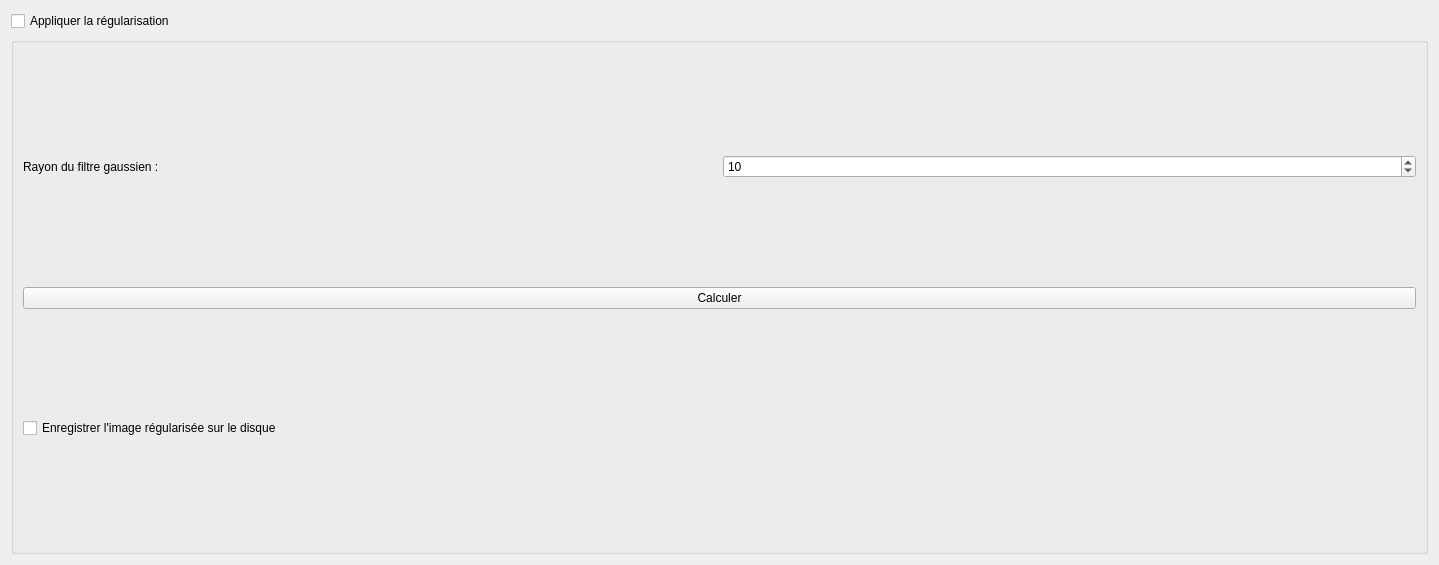
<?xml version="1.0" encoding="UTF-8"?>
<ui version="4.0">
 <class>RegularizationForm</class>
 <widget class="QWidget" name="RegularizationForm">
  <property name="geometry">
   <rect>
    <x>0</x>
    <y>0</y>
    <width>1439</width>
    <height>565</height>
   </rect>
  </property>
  <property name="windowTitle">
   <string>Form</string>
  </property>
  <layout class="QGridLayout" name="gridLayout_2">
   <item row="0" column="0">
    <widget class="QCheckBox" name="checkBox_2">
     <property name="text">
      <string>Appliquer la régularisation</string>
     </property>
    </widget>
   </item>
   <item row="1" column="0">
    <widget class="QGroupBox" name="groupBox">
     <layout class="QGridLayout" name="gridLayout">
      <item row="1" column="0">
       <layout class="QHBoxLayout" name="horizontalLayout_2">
        <item>
         <widget class="QLabel" name="label_3">
          <property name="text">
           <string>Rayon du filtre gaussien :</string>
          </property>
         </widget>
        </item>
        <item>
         <widget class="QSpinBox" name="spinBox">
          <property name="value">
           <number>10</number>
          </property>
         </widget>
        </item>
       </layout>
      </item>
      <item row="2" column="0">
       <widget class="QPushButton" name="pushButton">
        <property name="text">
         <string>Calculer</string>
        </property>
       </widget>
      </item>
      <item row="3" column="0">
       <widget class="QCheckBox" name="checkBox">
        <property name="text">
         <string>Enregistrer l'image régularisée sur le disque</string>
        </property>
       </widget>
      </item>
     </layout>
    </widget>
   </item>
  </layout>
 </widget>
 <resources/>
 <connections/>
</ui>
